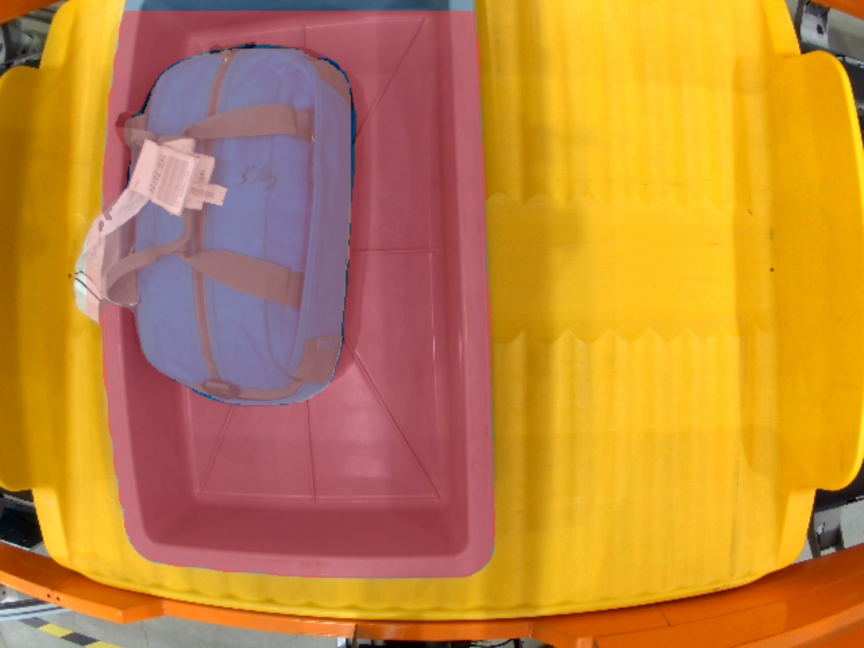
#> input picture examples/WIN_20230822_14_44_07_Pro.jpg, 2592 x 1944 px, found by its file name (shown at 1/3 size)
$ python utils.py
#> lines starting #> are read from the running program, lines starting #| are printed output that depends on the picture; after the words box and inside, x2 and y2 are one past the last pixel; in counts of white or black regions, pixels touching at a corner belong together
import cv2
import numpy as np
import os

def stain_det(path:str):
#> called with path = 'examples/WIN_20230822_14_44_07_Pro.jpg'
    img = cv2.imread(path)
#> img is the input picture: shape (1944, 2592, 3); mean B, G, R 60.5, 133.7, 193.7
    #crop image
    img = img[0:1704, 209:2304]
#> img: shape (1704, 2095, 3)


    image_with_alpha = cv2.cvtColor(img, cv2.COLOR_BGR2BGRA)
    hsv = cv2.cvtColor(img, cv2.COLOR_BGR2HSV)
#> hsv: shape (1704, 2095, 3); mean H, S, V 95.3, 159.7, 196.1
    lower_yellow = np.array([19, 220, 220])
    upper_yellow = np.array([22, 255, 255])
    mask = cv2.inRange(hsv, lower_yellow, upper_yellow)
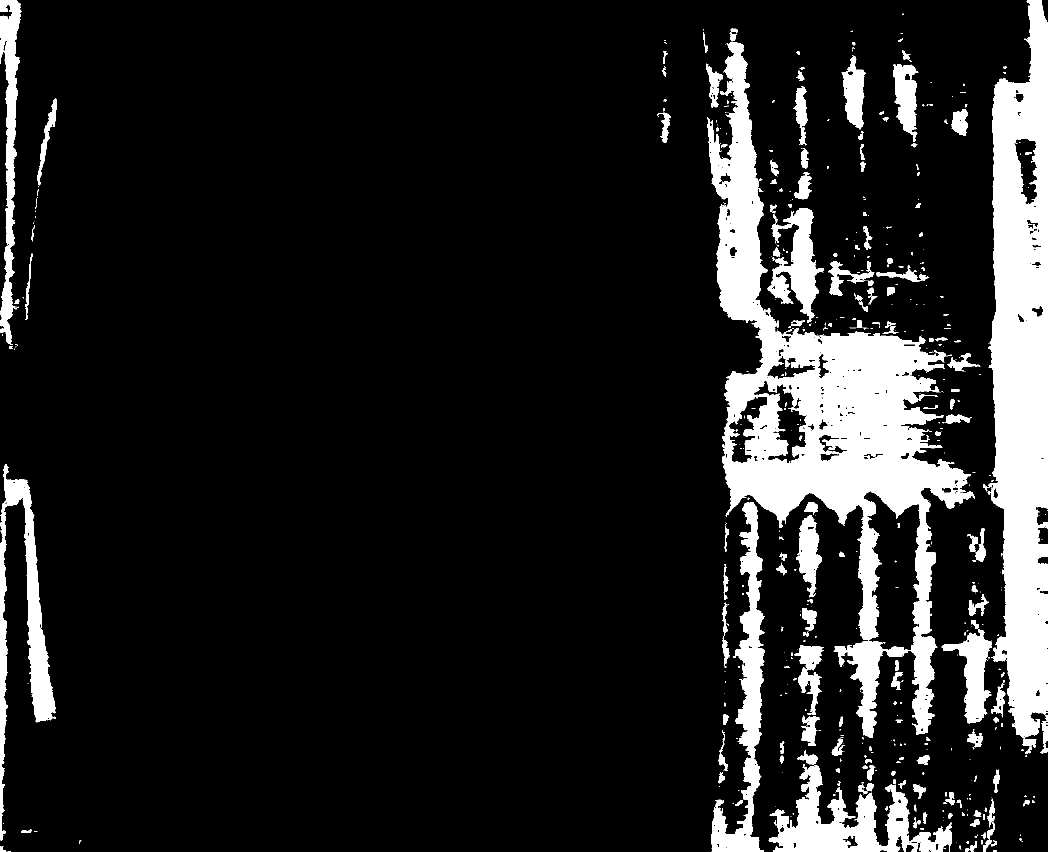
#> mask: shape (1704, 2095) (shown at 1/2 size); 13% white; 604 white regions (406 under 20 px)
    result = cv2.bitwise_and(img, img, mask=mask)
    transparent_red = np.array([0, 0, 200, 100], dtype=np.uint8)
    image_with_alpha[:,:,3] = 0

    image_with_alpha[mask == 0] = transparent_red
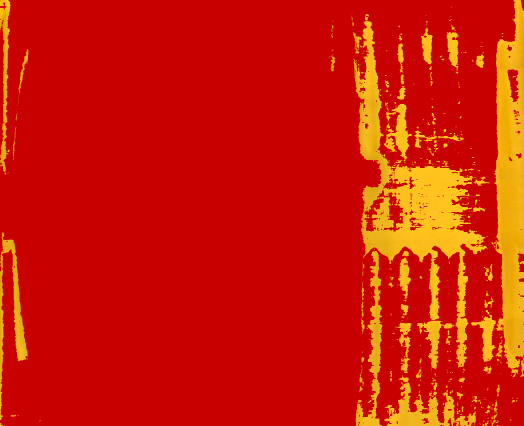
#> image_with_alpha: shape (1704, 2095, 4) (shown at 1/4 size); mean B, G, R, A 3.3, 23.8, 205.7, 87
    stain_pixels=np.sum(mask==0)
#> stain_pixels = 3105895
    total_pixels=img.shape[0]*img.shape[1]

    stain_ratio = stain_pixels / total_pixels
#> stain_ratio = 0.87

    return img, result,stain_ratio
if __name__ == '__main__':

    # img_paths = os.listdir('examples')
    # print(img_paths)

    img_path = 'examples/WIN_20230822_14_44_07_Pro.jpg'
    img, result,stain_ratio = stain_det(img_path)
#> stain_ratio = 0.87
    gray_result = cv2.cvtColor(result, cv2.COLOR_BGR2GRAY)
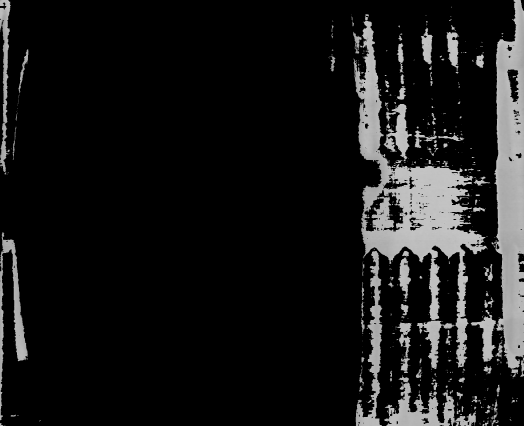
#> gray_result: shape (1704, 2095) (shown at 1/4 size); min 0, max 197, mean 23.8
    _, binary_result = cv2.threshold(gray_result, 50, 255, cv2.THRESH_BINARY)
    contours, _ = cv2.findContours(binary_result, cv2.RETR_EXTERNAL, cv2.CHAIN_APPROX_SIMPLE)
#> contours = 578 contours, 432 with area under 20; largest, box (x1, y1, x2, y2) and area: (1414, 83, 1950, 1476) 191260, (1967, 0, 2095, 1495) 130930, (1537, 1528, 1904, 1704) 24682, (1423, 1004, 1529, 1704) 22308, (0, 928, 111, 1681) 19010

    cv2.drawContours(img, contours, -1, (0, 255, 0), 2)
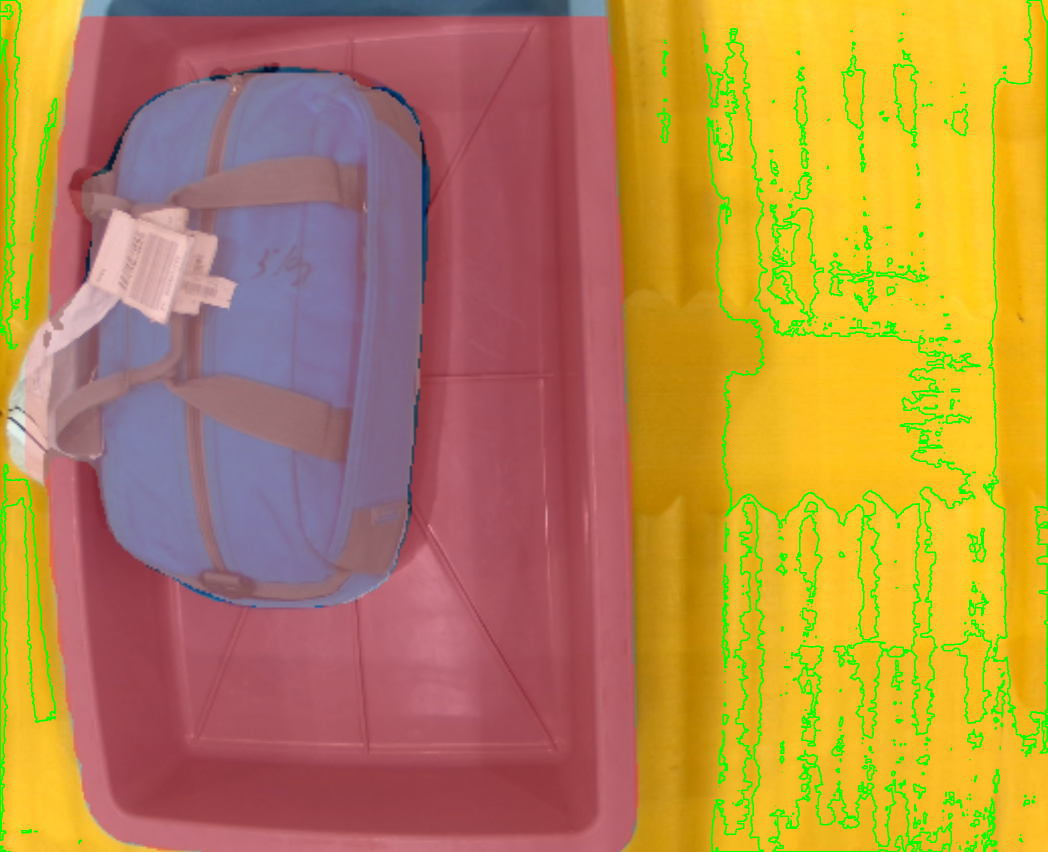
#> img: shape (1704, 2095, 3) (shown at 1/2 size); mean B, G, R 73.6, 136.1, 184.1
    cv2.namedWindow('Resizable Window', cv2.WINDOW_NORMAL)

    concatenated_image = np.concatenate((img, result), axis=1)
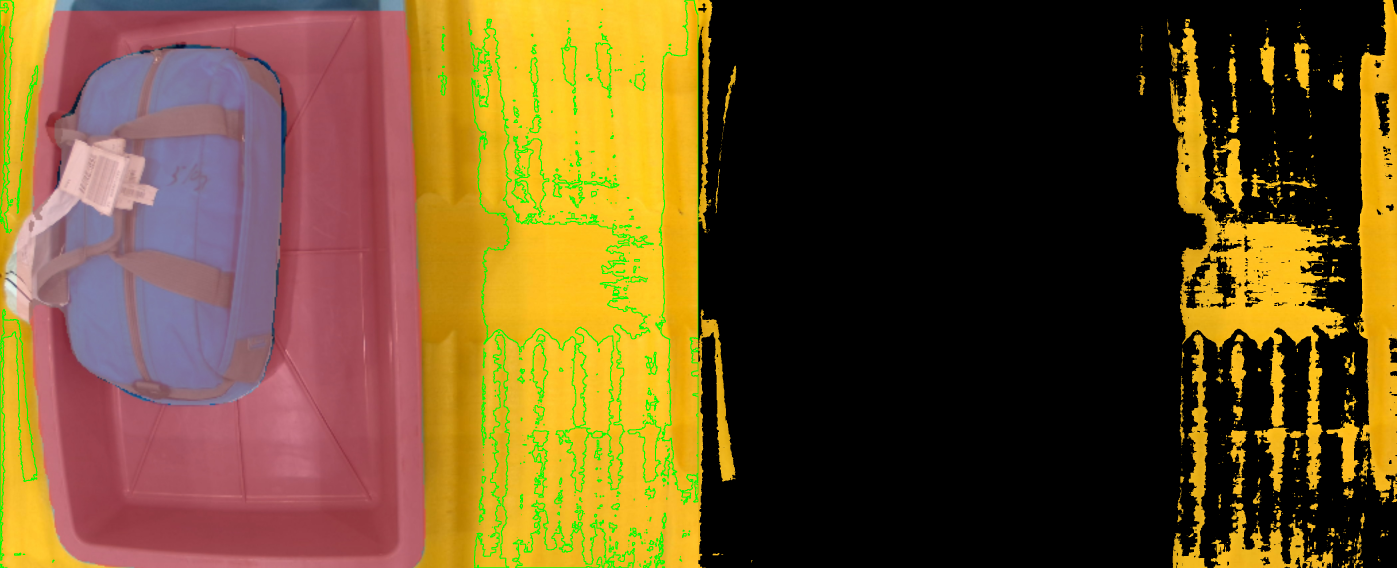
#> concatenated_image: shape (1704, 4190, 3) (shown at 1/3 size); mean B, G, R 38.4, 80, 107.9

    stain_ratio_text = f"Stain Ratio: {stain_ratio:.2%}"
#> stain_ratio_text = 'Stain Ratio: 87.00%'

    cv2.putText(concatenated_image, stain_ratio_text, (100, 100),
                cv2.FONT_HERSHEY_DUPLEX, 3, (255,0,0), 4)

    # cv2.imshow('Resizable Window', img)
    cv2.imshow('Resizable Window', concatenated_image)
    cv2.waitKey(0)
    cv2.destroyAllWindows()

$ run again, with examples/WIN_20230822_14_51_37_Pro.jpg copied over examples/WIN_20230822_14_44_07_Pro.jpg
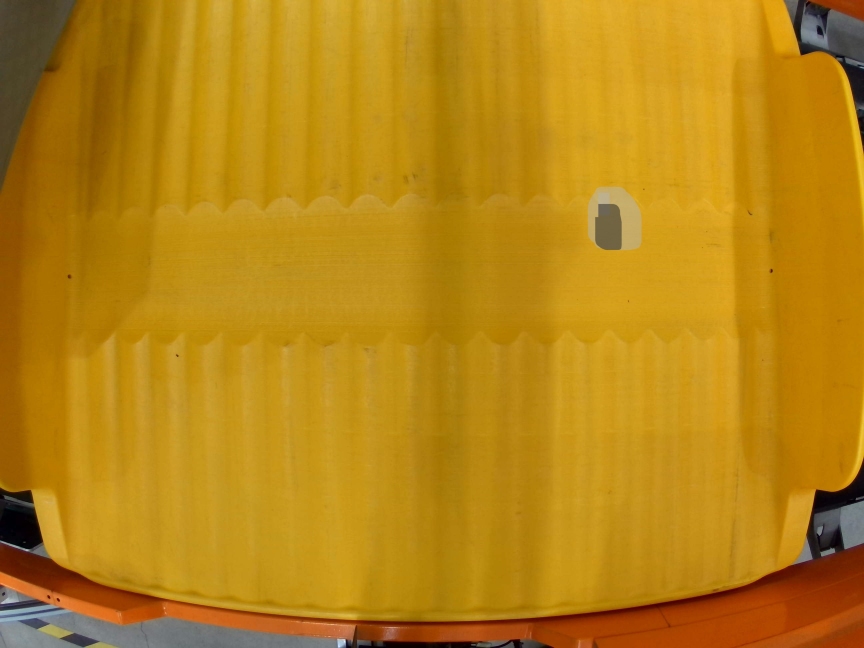
#> input picture examples/WIN_20230822_14_51_37_Pro.jpg, 2592 x 1944 px, found by its file name (shown at 1/3 size)
#> in stain_det, img is the input picture: shape (1944, 2592, 3); mean B, G, R 21.2, 132.5, 183.2
#> hsv: shape (1704, 2095, 3); mean H, S, V 21.4, 226.5, 193.2
#> in stain_det, `mask = cv2.inRange(hsv, lower_yellow, upper_yellow)`:
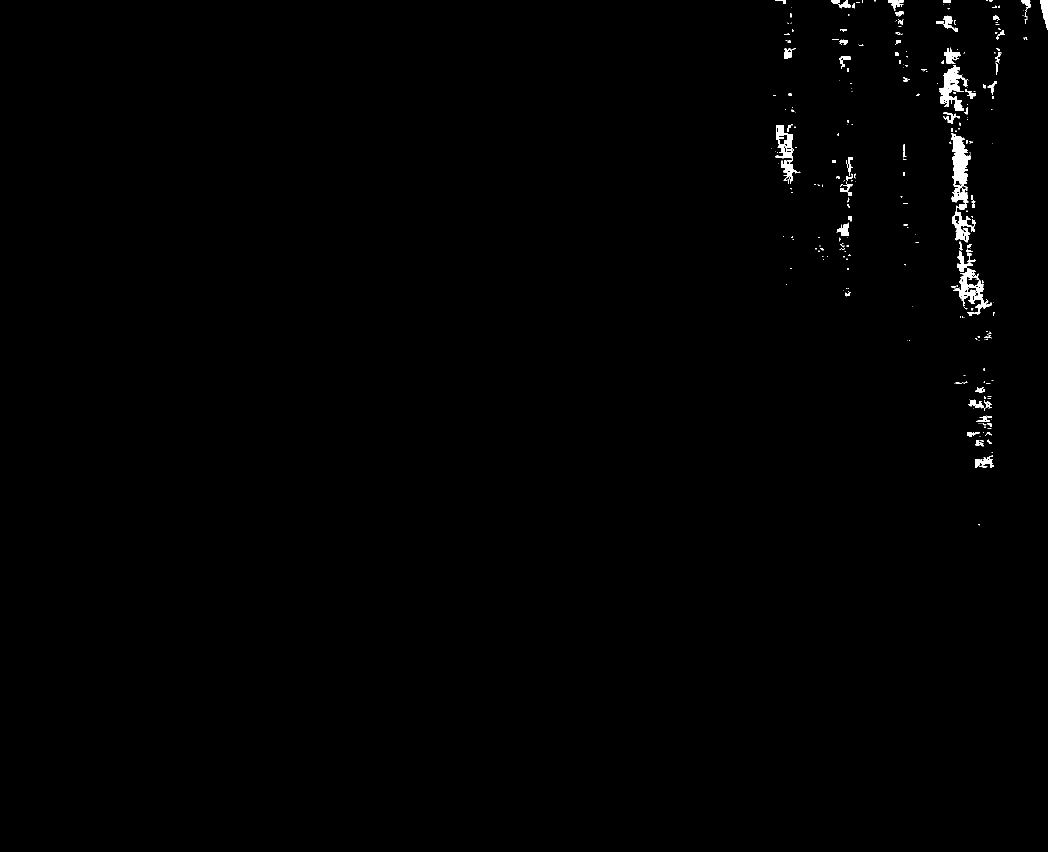
#> mask: shape (1704, 2095) (shown at 1/2 size); 0.55% white; 296 white regions (200 under 20 px)
#> stain_pixels = 3550098
#> in stain_det, `stain_ratio = stain_pixels / total_pixels`: stain_ratio = 0.994
#> contours = 295 contours, 236 with area under 20; largest, box (x1, y1, x2, y2) and area: (1903, 266, 1941, 407) 3012, (1551, 250, 1601, 363) 1934, (1879, 130, 1935, 214) 1758, (1904, 408, 1951, 481) 1029, (1906, 536, 1958, 613) 874
#> `concatenated_image = np.concatenate((img, result), axis=1)`:
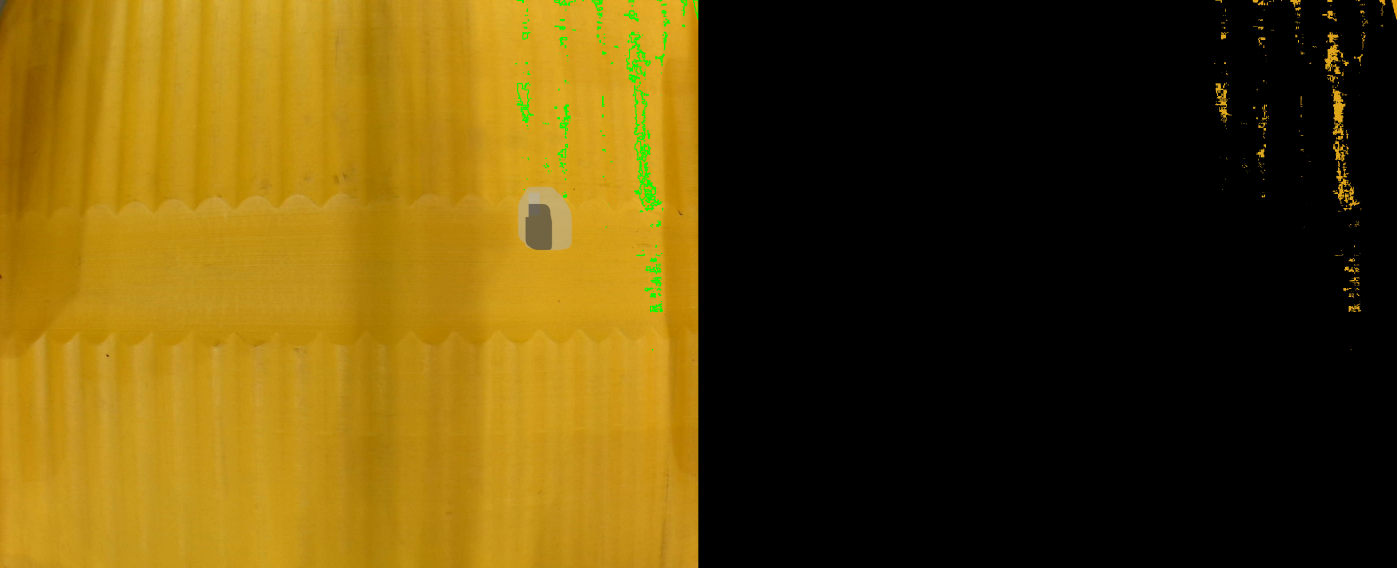
#> concatenated_image: shape (1704, 4190, 3) (shown at 1/3 size); mean B, G, R 11, 72.8, 96.5
#> stain_ratio_text = 'Stain Ratio: 99.45%'

$ run again, with examples/WIN_20230822_14_51_48_Pro.jpg copied over examples/WIN_20230822_14_44_07_Pro.jpg
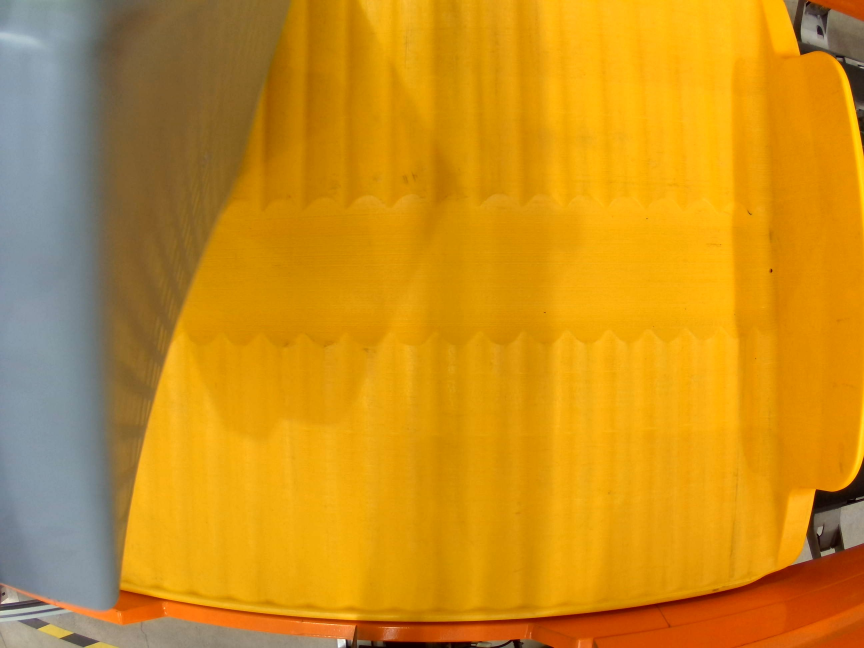
#> input picture examples/WIN_20230822_14_51_48_Pro.jpg, 2592 x 1944 px, found by its file name (shown at 1/3 size)
#> in stain_det, img is the input picture: shape (1944, 2592, 3); mean B, G, R 29.5, 143.1, 203.2
#> hsv: shape (1704, 2095, 3); mean H, S, V 23.1, 225, 211.8
#> in stain_det, `mask = cv2.inRange(hsv, lower_yellow, upper_yellow)`:
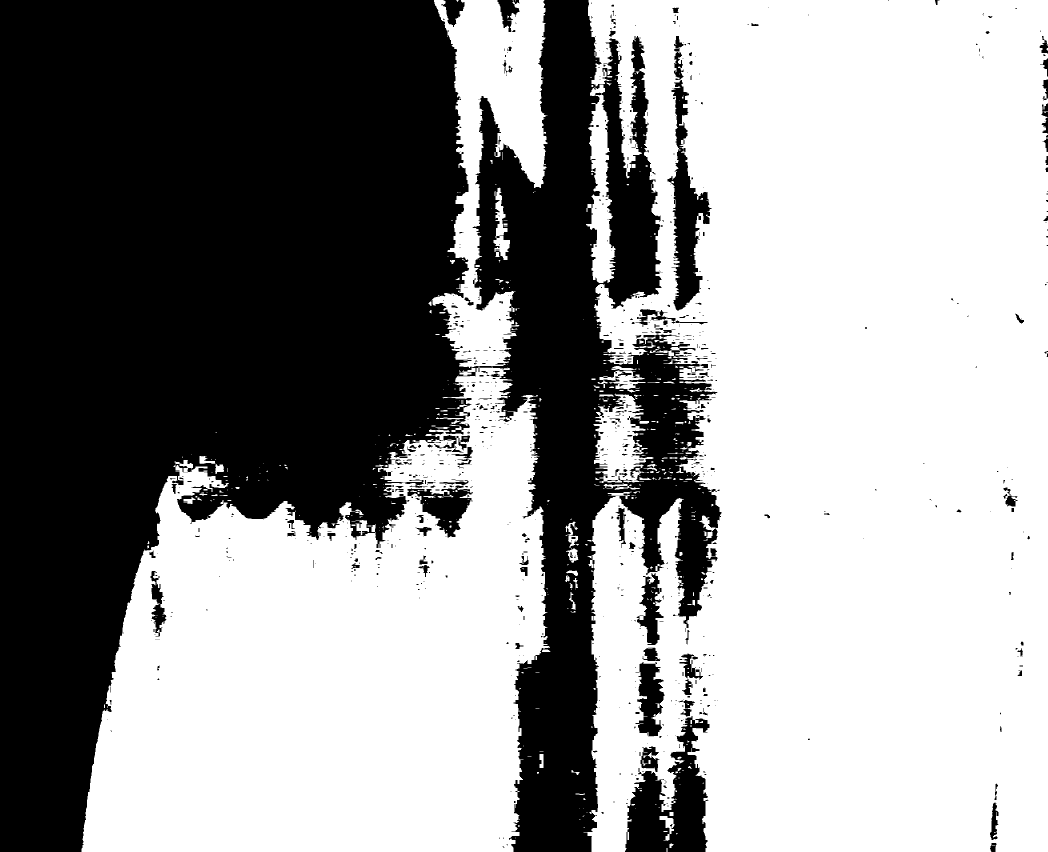
#> mask: shape (1704, 2095) (shown at 1/2 size); 58% white; 936 black regions (740 under 20 px)
#> stain_pixels = 1497897
#> in stain_det, `stain_ratio = stain_pixels / total_pixels`: stain_ratio = 0.42
#> contours = 475 contours, 413 with area under 20; largest, box (x1, y1, x2, y2) and area: (1167, 0, 2095, 1704) 1381571, (163, 734, 1101, 1704) 617042, (863, 0, 1095, 736) 76486, (1187, 787, 1307, 966) 11845, (1172, 189, 1231, 566) 11114
#> `concatenated_image = np.concatenate((img, result), axis=1)`:
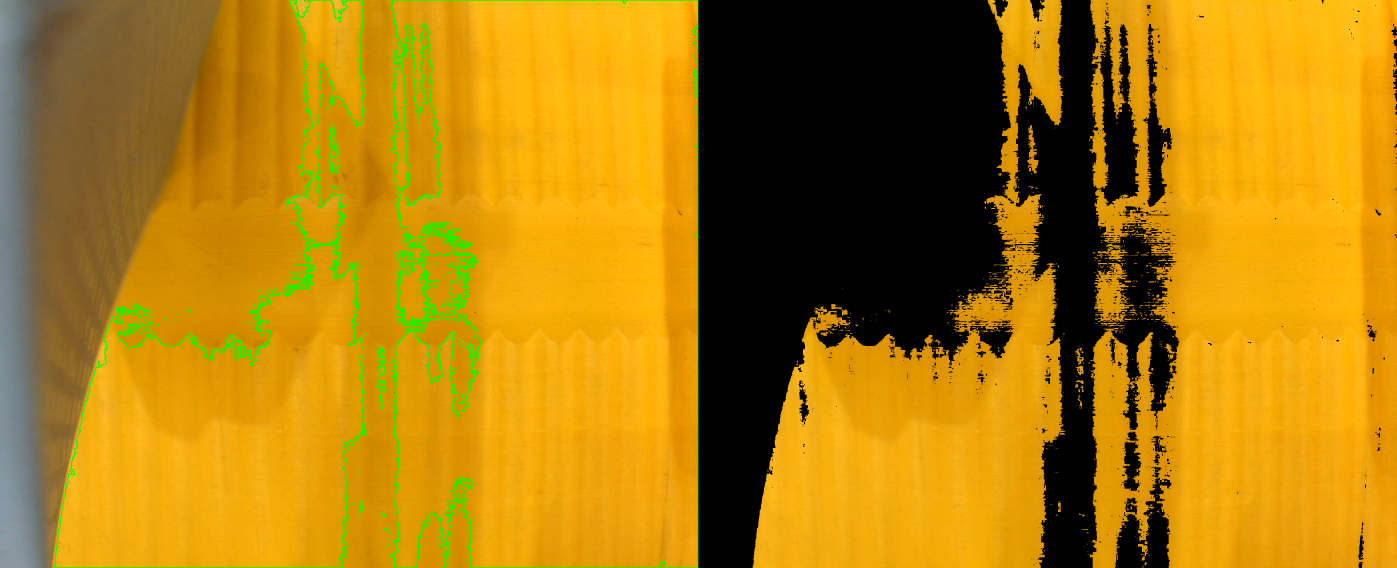
#> concatenated_image: shape (1704, 4190, 3) (shown at 1/3 size); mean B, G, R 12, 124.2, 172.1
#> stain_ratio_text = 'Stain Ratio: 41.96%'
